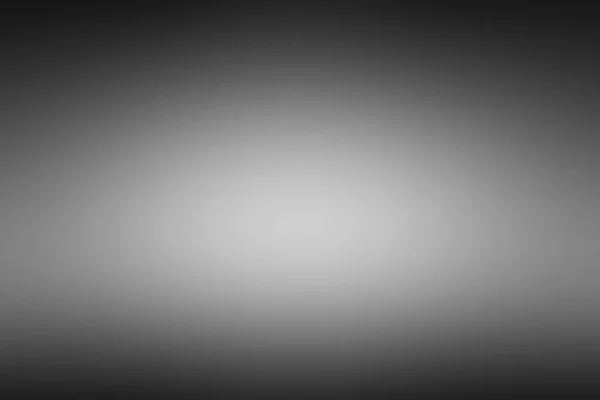
#> input picture 08_openCV/bw_grad.jpg, 600 x 400 px
$ jupyter execute cv_features.ipynb
#> lines starting #> are read from the running program, lines starting #| are printed output that depends on the picture; after the words box and inside, x2 and y2 are one past the last pixel; in counts of white or black regions, pixels touching at a corner belong together
[cell 1]
import cv2
import numpy as np
from matplotlib import pyplot as plt

[cell 2]
img_gray = cv2.imread("bw_grad.jpg")
#> img_gray is the input picture: shape (400, 600, 3); mean B, G, R 109.9, 109.9, 109.9
plt.imshow(img_gray)

[cell 3]
# Thresholding
fig = plt.figure(figsize=(16,8), dpi=80)
plt.subplot(2,3,1)
plt.title("Original img")
plt.imshow(img_gray)

_, th1 = cv2.threshold(img_gray, 150, 255, cv2.THRESH_BINARY)
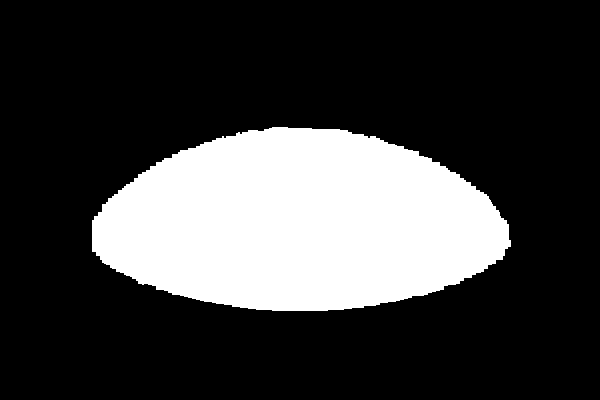
#> th1: shape (400, 600, 3); 24.2% white; 1 white region, box (x1, y1, x2, y2) and area: (92, 127, 511, 311) 57973
plt.subplot(2,3,2)
plt.title("Binary")
plt.imshow(th1)

_, th2 = cv2.threshold(img_gray, 150, 255, cv2.THRESH_BINARY_INV)
plt.subplot(2,3,3)
plt.title("Binary_Inverse")
plt.imshow(th2)

_, th2 = cv2.threshold(img_gray, 150, 255, cv2.THRESH_TOZERO)
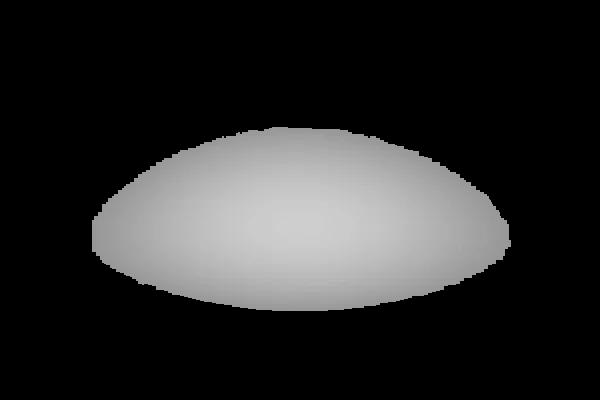
#> th2: shape (400, 600, 3); mean B, G, R 42.7, 42.7, 42.7
plt.subplot(2,3,4)
plt.title("Thresh to Zero")
plt.imshow(th2)
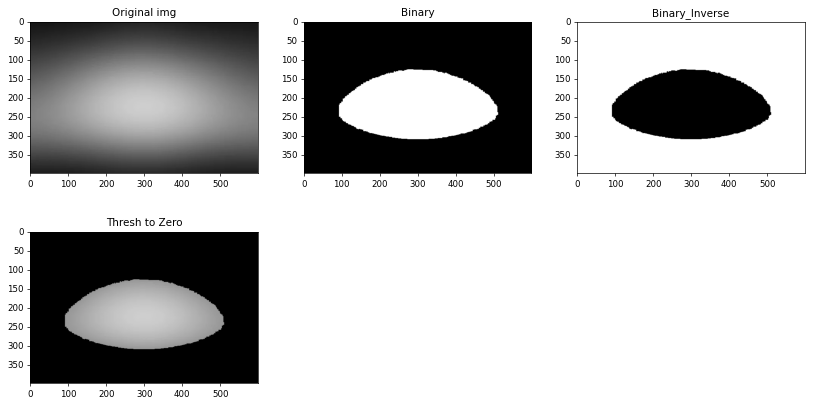
#> figure drawn by matplotlib, 4 panels
